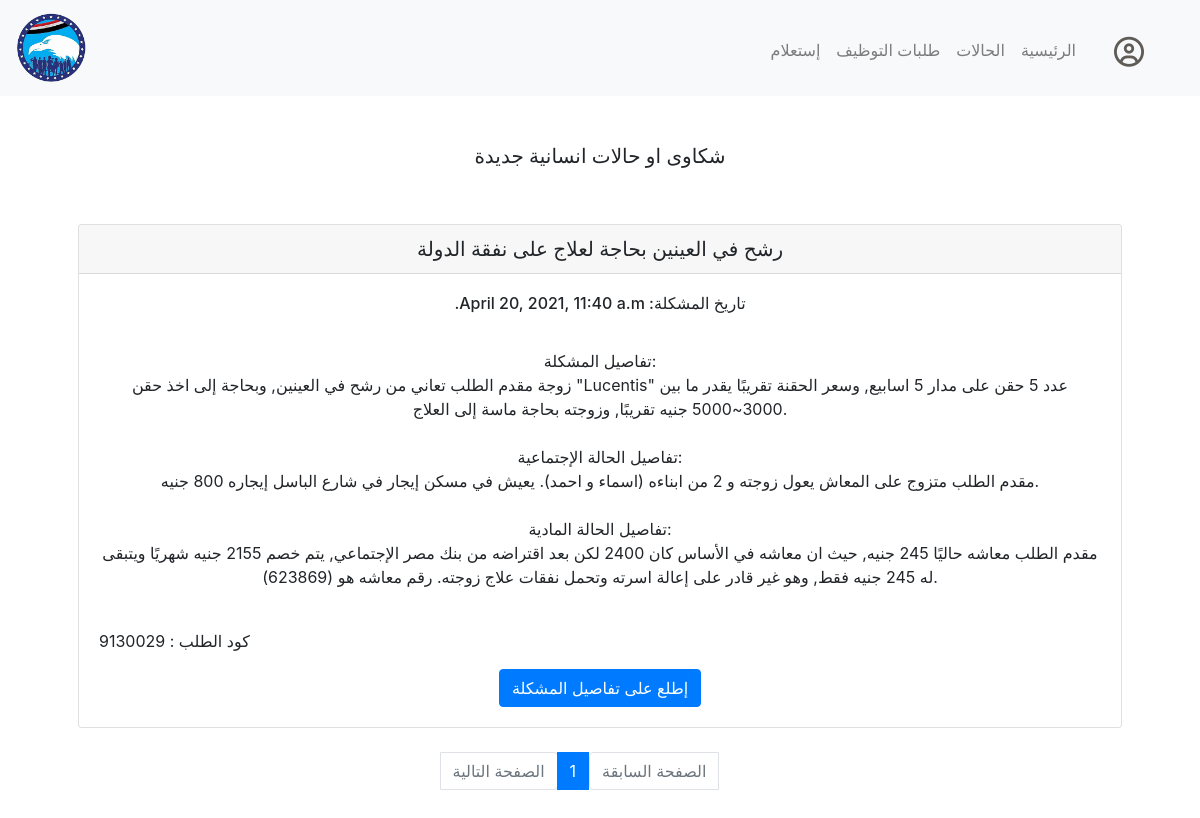
The app's page /allnewcases (signed in) with its own data.
### inhouse/models.py (models this page shows)
class Cases(models.Model):
    caseCode = models.CharField(max_length=12)
    casePersonaId = models.ForeignKey(Person, on_delete=models.CASCADE, related_name="complain")
    caseScannedDocs = models.FileField()
    caseTitle = models.CharField(max_length=64)
    caseDetails = models.TextField()
    caseStatus = models.CharField(max_length=20)
    caseDate = models.DateTimeField(auto_now_add=True, blank=True)
    caseResponsible = models.ForeignKey(settings.AUTH_USER_MODEL, on_delete=models.CASCADE, related_name="responsible")

### inhouse/views.py (the view)
# urls.py: path("allnewcases", views.allnewcases, name="newcases"),
def allnewcases(request):
    if not request.user.is_authenticated:
        return HttpResponseRedirect(reverse("login"))
    cases_list = Cases.objects.filter(caseStatus="new").order_by('-id')
    paginator = Paginator(cases_list, 5)
    try:
        page = int(request.GET.get('page', '1'))
    except:
        page = 1
    try:
        cases = paginator.page(page)
    except(EmptyPage, InvalidPage):
        cases = paginator.page(paginator.num_pages)
    return render(request, "inhouse/allcases.html", {
        "cases" : cases
    })

### inhouse/templates/inhouse/allcases.html (shortened to what this page needs)
{% extends "inhouse/layout.html" %}
{% block main %}
{% if cases %}
<h5>شكاوى او حالات انسانية جديدة</h5>
        {% for case in cases.object_list %}
        {% if case.caseStatus == 'new' %}
        <br><br>
        <div class="card">
            <h5 class="card-header">{{case.caseTitle}}</h5>
            <div class="card-body">
              <h6 dir="rtl" class="card-title">تاريخ المشكلة: {{case.caseDate}}</h6>
              <br>
              <p class="card-text">{{ case.caseDetails|linebreaksbr }}</p>
              <br>
              <p class="text-left"> كود الطلب : {{case.caseCode}}</p>
              <a href="{% url 'case' case.caseCode %}" class="btn btn-primary">إطلع على تفاصيل المشكلة</a>
            </div>
          </div>
        {% endif %}
        {% endfor %}
{% else %}
<h5>لا يوجد حالات جديدة</h5>
{% endif %}
<br>
<nav aria-label="Page navigation example ">
    <ul dir="rtl" class="pagination justify-content-center">
       {% if cases.has_previous %}
      <li class="page-item"><a class="page-link" href="?page={{ cases.previous_page_number}}">الصفحة السابقة</a></li>
      {% else %}
      <li class="page-item disabled"><a class="page-link disabled" aria-disabled="true" href="#">الصفحة السابقة</a></li>
      {% endif %}
      {% for pg in cases.paginator.page_range %}
      {% if cases.number == pg %}
      <li class="page-item active"><a class="page-link" href="?page={{pg}}">{{pg}}</a></li>
      {% else %}
      <li class="page-item"><a class="page-link" href="?page={{pg}}">{{pg}}</a></li>
      {% endif %}
      {% endfor %}
      {% if cases.has_next %}
      <li class="page-item"><a class="page-link" href="?page={{ cases.next_page_number}}">الصفحة التالية</a></li>
      {% else %}
      <li class="page-item disabled"><a class="page-link disabled" aria-disabled="true" href="#">الصفحة التالية</a></li>
      {% endif %}
    </ul>
  </nav>
{% endblock %}

### records on screen
Cases: caseTitle "رشح في العينين بحاجة لعلاج على نفقة الدولة", caseDate "April 20, 2021, 11:40 a.m.", caseDetails "تفاصيل المشكلة: زوجة مقدم الطلب تعاني من رشح في العينين, وبحاجة إلى اخذ حقن \"Lucentis\" عدد 5 حقن على مدار 5 اسابيع, وسعر الحقنة تقريبًا يقدر ما بين 3000~5000 جنيه تقريبًا, وزوجته بحاجة ماسة إلى العلاج. تفاصيل الحالة الإجتماعية: مقدم الطلب متزوج على المعاش يعول زوجته و 2 من ابناءه (اسماء و احمد). يعيش في مسكن إيجار في شارع الباسل إيجاره 800 جنيه. تفاصيل الحالة المادية: مقدم الطلب معاشه حاليًا 245 جنيه, حيث ان معاشه في الأساس كان 2400 لكن بعد اقتراضه من بنك مصر الإجتماعي, يتم خصم 2155 جنيه شهريًا ويتبقى له 245 جنيه فقط, وهو غير قادر على إعالة اسرته وتحمل نفقات علاج زوجته. رقم معاشه هو (623869).", caseCode "9130029"

### other values on screen
{{ pg }} "1"
